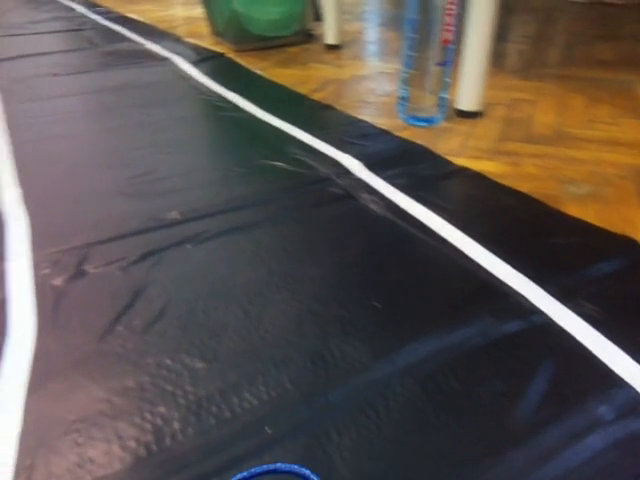
#> input picture frame 85 of Tests/NewCameraRodNewTrack.mp4, 640 x 480 px
$ python get_middle_of_road.py
#> lines starting #> are read from the running program, lines starting #| are printed output that depends on the picture; after the words box and inside, x2 and y2 are one past the last pixel; in counts of white or black regions, pixels touching at a corner belong together
#> further down, image is the input picture: shape (480, 640, 3); mean B, G, R 80.8, 84.9, 92.8
import cv2
import numpy as np
import time
import matplotlib.pyplot as plt
def get_middle(frame,displayVideo):
#> called with displayVideo = False
    middleBirdEye = []

    # [8 lines of commented-out code are left out]
    transformed_frame = cv2.warpPerspective(frame, matrix, (640,480))
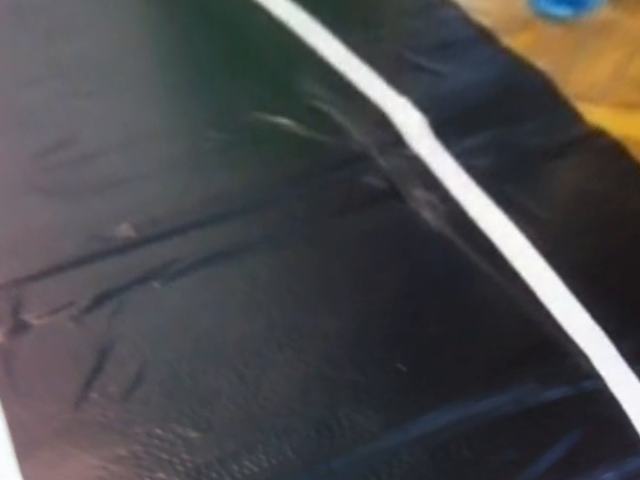
#> transformed_frame: shape (480, 640, 3); mean B, G, R 76.1, 74.5, 75.6

    ### Object Detection
    # Image Thresholding
    hsv_transformed_frame = cv2.cvtColor(transformed_frame, cv2.COLOR_BGR2HSV)
#> hsv_transformed_frame: shape (480, 640, 3); mean H, S, V 108.9, 43.4, 82.6

    l_h = 0
    l_s = 0
    l_v = 200
    u_h = 255
    u_s = 50
    u_v = 255

    lower = np.array([l_h,l_s,l_v])
    upper = np.array([u_h,u_s,u_v])
    mask = cv2.inRange(hsv_transformed_frame, lower, upper)
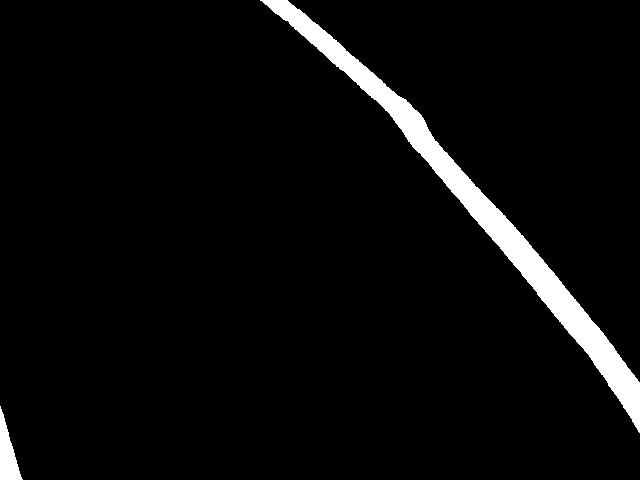
#> mask: shape (480, 640); 4.4% white; 2 white regions, box (x1, y1, x2, y2) and area: (260, 0, 640, 433) 12583, (0, 406, 23, 480) 855

    #Histogram
    histogram = np.sum(mask[mask.shape[0]//2:, :], axis=0)
#> histogram = 640 values, max 18870 at index 0, min 0 at index 23, mean 2550
    # [9 lines of commented-out code are left out]
    midpoint = int(histogram.shape[0]/2)
#> midpoint = 320
    left_base = np.argmax(histogram[:midpoint])
#> left_base = 0
    right_base = np.argmax(histogram[midpoint:]) + midpoint
#> right_base = 637

    #Sliding Window
    startingY = 472
    y = startingY
    lx = []
    rx = []

    msk = mask.copy()
    windowHeight = 40
    windowWidt = 100
    while y > 0 and (left_base + windowWidt) < mask.shape[1] and (right_base - windowWidt) > 0:
        drawL = False
        drawR = False
        ## Left threshold
        if left_base != 0:
            if left_base - windowWidt > 0:
                img = mask[y-windowHeight:y, left_base-windowWidt:left_base+windowWidt]
            else:
                img = mask[y-windowHeight:y, 1:left_base+windowWidt]
            contours, _ = cv2.findContours(img, cv2.RETR_TREE, cv2.CHAIN_APPROX_SIMPLE)
            if contours:
                largest_contour = max(contours, key=cv2.contourArea)
            else:
                largest_contour = 0
            M = cv2.moments(largest_contour)
            if M["m00"] != 0:
                cx = int(M["m10"]/M["m00"])
                cy = int(M["m01"]/M["m00"])
                lx.append(cx)
                left_base =cx
                drawL = True
        ## Right threshold
        if right_base != mask.shape[1]:
            if right_base + windowWidt < mask.shape[1]:
                img = mask[y-windowHeight:y, right_base-windowWidt:right_base+windowWidt]
            else:
                img = mask[y-windowHeight:y, right_base-windowWidt:mask.shape[1]]
            contours, _ = cv2.findContours(img, cv2.RETR_TREE, cv2.CHAIN_APPROX_SIMPLE)
            if contours:
                largest_contour = max(contours, key=cv2.contourArea)
            else:
                largest_contour = 0
            M = cv2.moments(largest_contour)
            if M["m00"] != 0:
                cx = int(M["m10"]/M["m00"])
                cy = int(M["m01"]/M["m00"])
                rx.append(right_base-windowWidt + cx)
                right_base = right_base-windowWidt + cx
                drawR = True

        if left_base != 0 and drawL:
            cv2.rectangle(msk, (left_base-windowWidt,y), (left_base+windowWidt,y-windowHeight), (255,255,255), 2)
        if right_base != img.shape[1] and drawR:
            cv2.rectangle(msk, (right_base-windowWidt,y), (right_base+windowWidt,y-windowHeight), (255,255,255), 2)
        y -= windowHeight
#> this loop made 12 passes
#> (drawR, cx, cy, right_base, y) on passes 2 to 11: (True, 93, 13, 630, 392), (True, 84, 19, 614, 352), (True, 70, 19, 584, 312), (True, 68, 19, 552, 272), (True, 67, 19, 519, 232), (True, 65, 19, 484, 192), (True, 65, 19, 449, 152), (True, 66, 19, 415, 112), (True, 65, 19, 380, 72), (True, 54, 19, 334, 32)
#> (drawR, y) on passes 1, 12: (False, 432), (False, -8)
#> pass 1, in get_middle, `img = mask[y-windowHeight:y, right_base-windowWidt:mask.shape[1]]`:
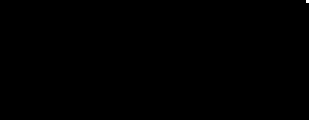
#> img: shape (40, 103) (shown 3 times larger); 0.02% white in thin lines or dots, all inside (x1, y1, x2, y2) = (102, 0, 103, 1)
#> pass 2, in get_middle, `img = mask[y-windowHeight:y, right_base-windowWidt:mask.shape[1]]`:
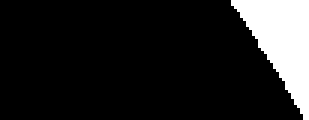
#> img: shape (40, 103) (shown 3 times larger); 13.1% white; 1 white region, box (x1, y1, x2, y2) and area: (77, 0, 103, 40) 541
#> pass 3, in get_middle, `img = mask[y-windowHeight:y, right_base-windowWidt:mask.shape[1]]`:
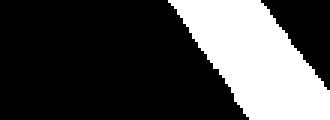
#> img: shape (40, 110) (shown 3 times larger); 28.5% white; 1 white region, box (x1, y1, x2, y2) and area: (56, 0, 110, 40) 1254
#> after the loop:
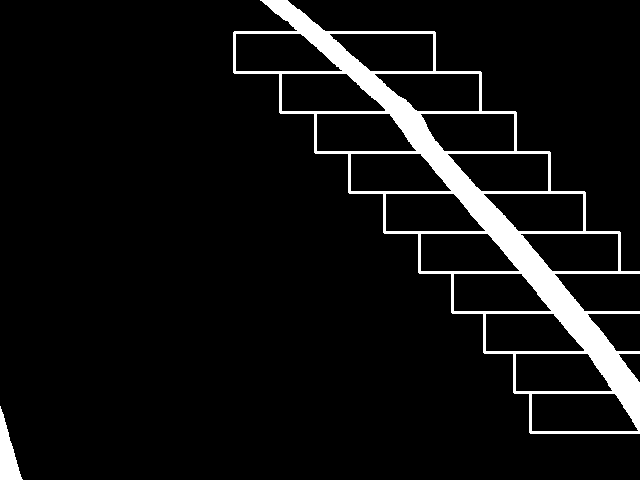
#> msk: shape (480, 640); 6.8% white; 2 white regions, box (x1, y1, x2, y2) and area: (233, 0, 640, 434) 20054, (0, 406, 23, 480) 855
#> after the loop, M = moments, m00 0; contours = []; cx = 54; cy = 19; img = empty array; largest_contour = 0; left_base = 0; lx = []; right_base = 334; rx = [630, 614, 584, 552, 519, 484, 449, 415, 380, 334]; y = -8


    if len(lx) >= finalMiddlePoints and len(rx) >= finalMiddlePoints:
        for i in range(finalMiddlePoints):
            middleBirdEye = np.append(middleBirdEye,[(rx[i] + lx[i])//2,startingY - i * windowHeight])
    elif len(lx) >= finalMiddlePoints:
        for i in range(finalMiddlePoints):
            middleBirdEye = np.append(middleBirdEye,[lx[i] + singleLaneShift,startingY - i * windowHeight])
    elif len(rx) >= finalMiddlePoints:
        for i in range(finalMiddlePoints):
            middleBirdEye = np.append(middleBirdEye,[rx[i] - singleLaneShift,startingY - i * windowHeight])
#> this loop made 7 passes
#> middleBirdEye on passes 1 to 6: [315, 472], [315, 472, 299, 432], [315, 472, 299, 432, 269, 392], [315, 472, 299, 432, 269, 392, 237, 352], [315, 472, 299, 432, 269, 392, 237, 352, 204, 312], [315, 472, 299, 432, 269, 392, 237, 352, 204, 312, 169, 272]

    middleBirdEye = middleBirdEye.reshape(-1, 1, 2)
#> middleBirdEye = [[315, 472], [299, 432], [269, 392], [237, 352], [204, 312], [169, 272], [134, 232]]
    originalMiddle = cv2.perspectiveTransform(middleBirdEye, invMatrix)
#> originalMiddle = [[313.4, 405.6], [295.9, 362.4], [268.9, 325.1], [243.7, 292.6], [220.7, 263.9], [198.9, 238.4], [179.5, 215.6]]


    if displayVideo:
        for i in range(len(originalMiddle)-1):
            cv2.line(frame, (int(originalMiddle[i][0][0]),int(originalMiddle[i][0][1])),(int(originalMiddle[i+1][0][0]),int(originalMiddle[i+1][0][1])), (0,0,255), 2)
        cv2.imshow("Original", frame)
        # cv2.imshow("Bird's Eye View", transformed_frame)
        # cv2.imshow("Lane Detection - Image Thresholding", mask)
        cv2.imshow("Lane Detection - Sliding Windows", msk)
    return originalMiddle

tl = (133,120)
bl = (0 ,415)
tr = (460,120)
br = (638,415)
pts1 = np.float32([tl, bl, tr, br])
pts2 = np.float32([[0, 0], [0, 480], [640, 0], [640, 480]])

# Matrix to warp the image for birdseye window
matrix = cv2.getPerspectiveTransform(pts1, pts2)
invMatrix = cv2.getPerspectiveTransform(pts2, pts1)

finalMiddlePoints = 7

singleLaneShift = 315
vidcap = cv2.VideoCapture("NewCameraRodNewTrack.mp4")
success, image = vidcap.read()
while success:
    success, frame = vidcap.read()

    originalMiddle = get_middle(frame,False)

    originalMiddle = originalMiddle.astype(int)
#> originalMiddle = [[313, 405], [295, 362], [268, 325], [243, 292], [220, 263], [198, 238], [179, 215]]

    cv2.circle(frame, (originalMiddle[len(originalMiddle)//2][0][0],originalMiddle[len(originalMiddle)//2][0][1]), 5, (0,0,255), -1)
#> frame: shape (480, 640, 3); mean B, G, R 80.7, 84.9, 92.8
    cv2.imshow("middlePoint",frame)
    if cv2.waitKey(10) == 27:
        # cv2.imwrite("bird_for_track.jpg",frame)
#> (key Esc is pressed here)
        break
# result.release()
cv2.destroyAllWindows()

$ run again, starting later in the video
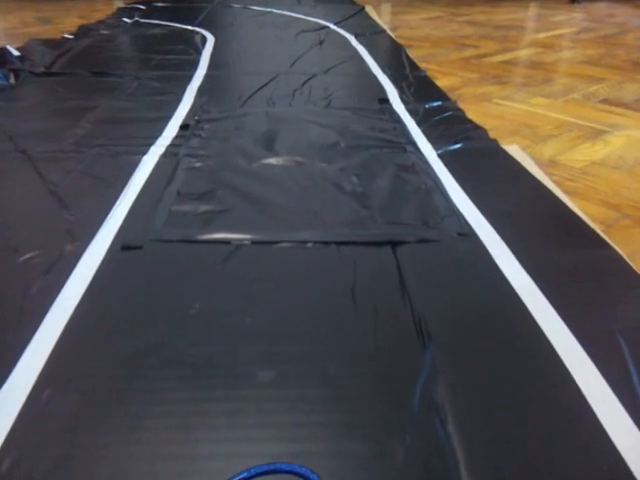
#> input picture frame 384 of Tests/NewCameraRodNewTrack.mp4, 640 x 480 px
#> image is the input picture: shape (480, 640, 3); mean B, G, R 80.5, 80.2, 83.8
#> hsv_transformed_frame: shape (480, 640, 3); mean H, S, V 111.7, 48.8, 90
#> in get_middle, `mask = cv2.inRange(hsv_transformed_frame, lower, upper)`:
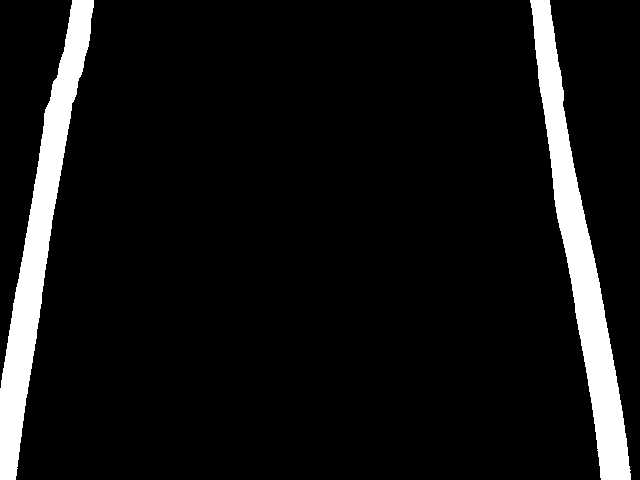
#> mask: shape (480, 640); 7.9% white; 2 white regions, box (x1, y1, x2, y2) and area: (530, 0, 631, 480) 12506, (0, 0, 94, 480) 11887
#> histogram = 640 values, max 48450 at index 600, min 0 at index 50, mean 5201.2
#> in get_middle, `left_base = np.argmax(histogram[:midpoint])`: left_base = 16
#> in get_middle, `right_base = np.argmax(histogram[midpoint:]) + midpoint`: right_base = 600
#> the loop in get_middle, `while y > 0 and (left_base + windowWidt) < mask.shape[1] and (right_ba..` made 12 passes
#> (drawL, drawR, contours, cx, cy, left_base, right_base, y) on passes 1 to 2: (True, True, 1 contour; box (x1, y1, x2, y2) and area: (0, 0, 21, 40) 682, 112, 19, 8, 612, 432), (True, True, 1 contour; box (x1, y1, x2, y2) and area: (0, 0, 27, 40) 885, 95, 19, 11, 607, 392)
#> after the loop in get_middle, `while y > 0 and (left_base + windowWidt) < mask.shape[1] and (right_ba..`:
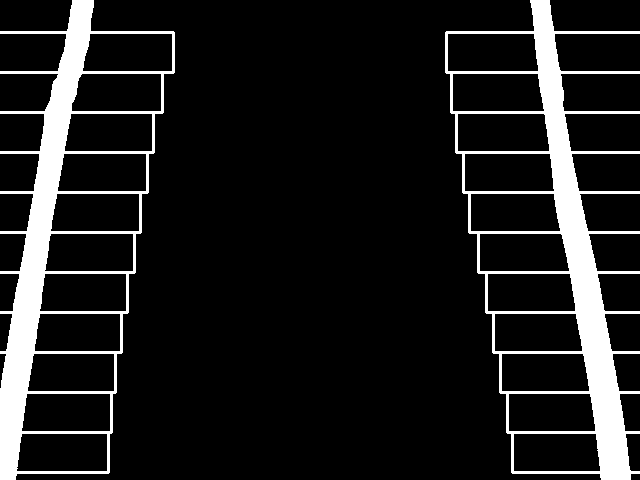
#> msk: shape (480, 640); 11.7% white; 2 white regions, box (x1, y1, x2, y2) and area: (445, 0, 640, 480) 18723, (0, 0, 175, 480) 17269
#> after the loop in get_middle, `while y > 0 and (left_base + windowWidt) < mask.shape[1] and (right_ba..`: M = moments, m00 0; contours = []; cx = 95; cy = 19; img = empty array; largest_contour = 0; left_base = 73; lx = [8, 11, 15, 21, 27, 34, 40, 47, 53, 62, 73]; right_base = 546; rx = [612, 607, 600, 593, 586, 578, 569, 563, 556, 551, 546]; y = -8
#> the loop in get_middle, `for i in range(finalMiddlePoints):` made 7 passes
#> middleBirdEye on passes 1 to 6: [310, 472], [310, 472, 309, 432], [310, 472, 309, 432, 307, 392], [310, 472, 309, 432, 307, 392, 307, 352], [310, 472, 309, 432, 307, 392, 307, 352, 306, 312], [310, 472, 309, 432, 307, 392, 307, 352, 306, 312, 306, 272]
#> in get_middle, `middleBirdEye = middleBirdEye.reshape(-1, 1, 2)`: middleBirdEye = [[310, 472], [309, 432], [307, 392], [307, 352], [306, 312], [306, 272], [304, 232]]
#> in get_middle, `originalMiddle = cv2.perspectiveTransform(middleBirdEye, invMatrix)`: originalMiddle = [[308.5, 405.6], [305, 362.4], [301.1, 325.1], [299.3, 292.6], [297, 263.9], [295.6, 238.4], [293.1, 215.6]]
#> `originalMiddle = originalMiddle.astype(int)`: originalMiddle = [[308, 405], [304, 362], [301, 325], [299, 292], [297, 263], [295, 238], [293, 215]]
#> frame: shape (480, 640, 3); mean B, G, R 80.1, 80, 83.5

$ run again, starting later in the video
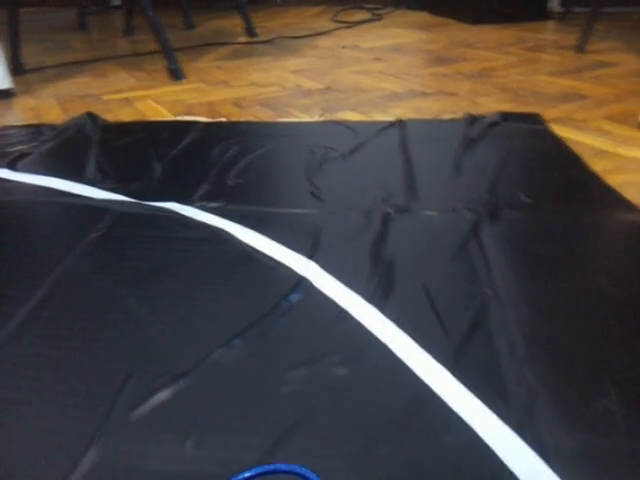
#> input picture frame 683 of Tests/NewCameraRodNewTrack.mp4, 640 x 480 px
#> image is the input picture: shape (480, 640, 3); mean B, G, R 64.7, 67.8, 74.1
#> hsv_transformed_frame: shape (480, 640, 3); mean H, S, V 107.5, 59, 72.6
#> in get_middle, `mask = cv2.inRange(hsv_transformed_frame, lower, upper)`:
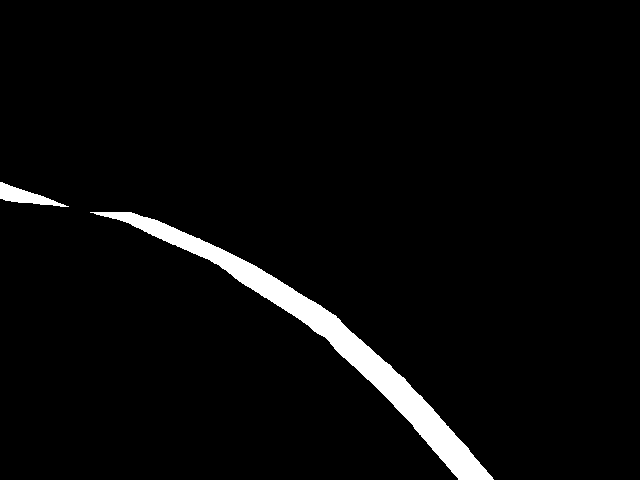
#> mask: shape (480, 640); 3.5% white; 2 white regions, box (x1, y1, x2, y2) and area: (90, 212, 494, 480) 10104, (0, 182, 69, 207) 688
#> histogram = 640 values, max 10710 at index 432, min 0 at index 0, mean 3596.7
#> in get_middle, `left_base = np.argmax(histogram[:midpoint])`: left_base = 313
#> in get_middle, `right_base = np.argmax(histogram[midpoint:]) + midpoint`: right_base = 432
#> the loop in get_middle, `while y > 0 and (left_base + windowWidt) < mask.shape[1] and (right_ba..` made 12 passes
#> (drawL, drawR, cx, cy, left_base, right_base, y) on passes 2, 5, 6, 7: (True, True, 64, 19, 188, 416, 392), (True, True, 45, 19, 176, 277, 272), (True, True, 37, 21, 130, 214, 232), (True, True, 29, 30, 109, 143, 192)
#> after the loop in get_middle, `while y > 0 and (left_base + windowWidt) < mask.shape[1] and (right_ba..`:
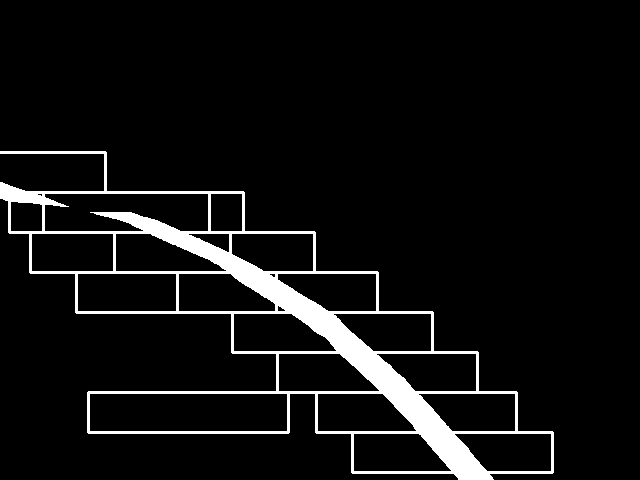
#> msk: shape (480, 640); 6.6% white; 1 white region, box (x1, y1, x2, y2) and area: (0, 151, 554, 480) 20341
#> after the loop in get_middle, `while y > 0 and (left_base + windowWidt) < mask.shape[1] and (right_ba..`: M = moments, m00 0; contours = []; cx = 5; cy = 37; img = empty array; largest_contour = 0; left_base = 5; lx = [188, 176, 130, 109, 5]; right_base = 143; rx = [452, 416, 377, 332, 277, 214, 143]; y = -8
#> the loop in get_middle, `for i in range(finalMiddlePoints):` made 7 passes
#> middleBirdEye on passes 1 to 6: [137, 472], [137, 472, 101, 432], [137, 472, 101, 432, 62, 392], [137, 472, 101, 432, 62, 392, 17, 352], [137, 472, 101, 432, 62, 392, 17, 352, -38, 312], [137, 472, 101, 432, 62, 392, 17, 352, -38, 312, -101, 272]
#> in get_middle, `middleBirdEye = middleBirdEye.reshape(-1, 1, 2)`: middleBirdEye = [[137, 472], [101, 432], [62, 392], [17, 352], [-38, 312], [-101, 272], [-172, 232]]
#> in get_middle, `originalMiddle = cv2.perspectiveTransform(middleBirdEye, invMatrix)`: originalMiddle = [[138.7, 405.6], [115.6, 362.4], [93.14, 325.1], [68.72, 292.6], [39.72, 263.9], [8.33, 238.4], [-25.07, 215.6]]
#> `originalMiddle = originalMiddle.astype(int)`: originalMiddle = [[138, 405], [115, 362], [93, 325], [68, 292], [39, 263], [8, 238], [-25, 215]]
#> frame: shape (480, 640, 3); mean B, G, R 64.8, 67.8, 73.9
